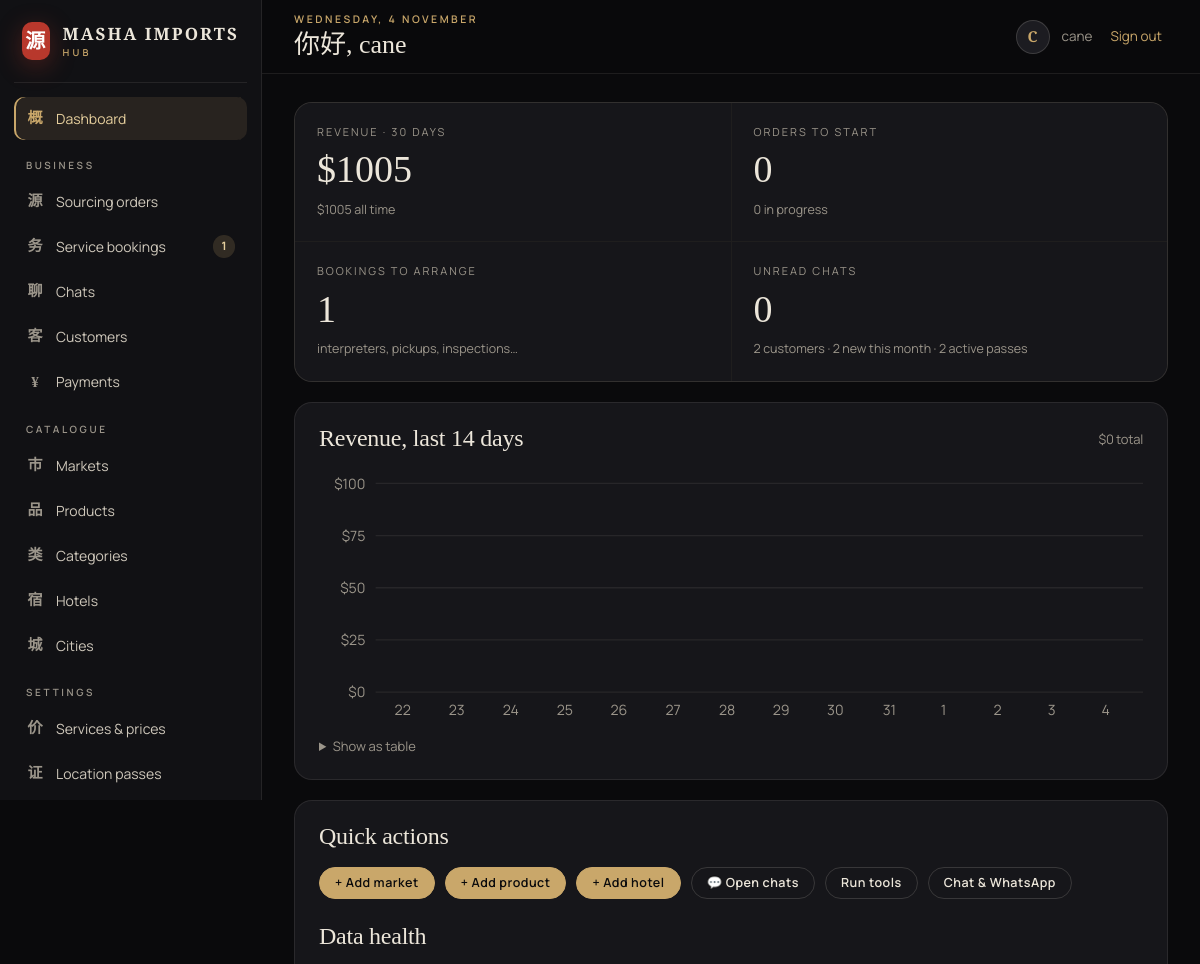
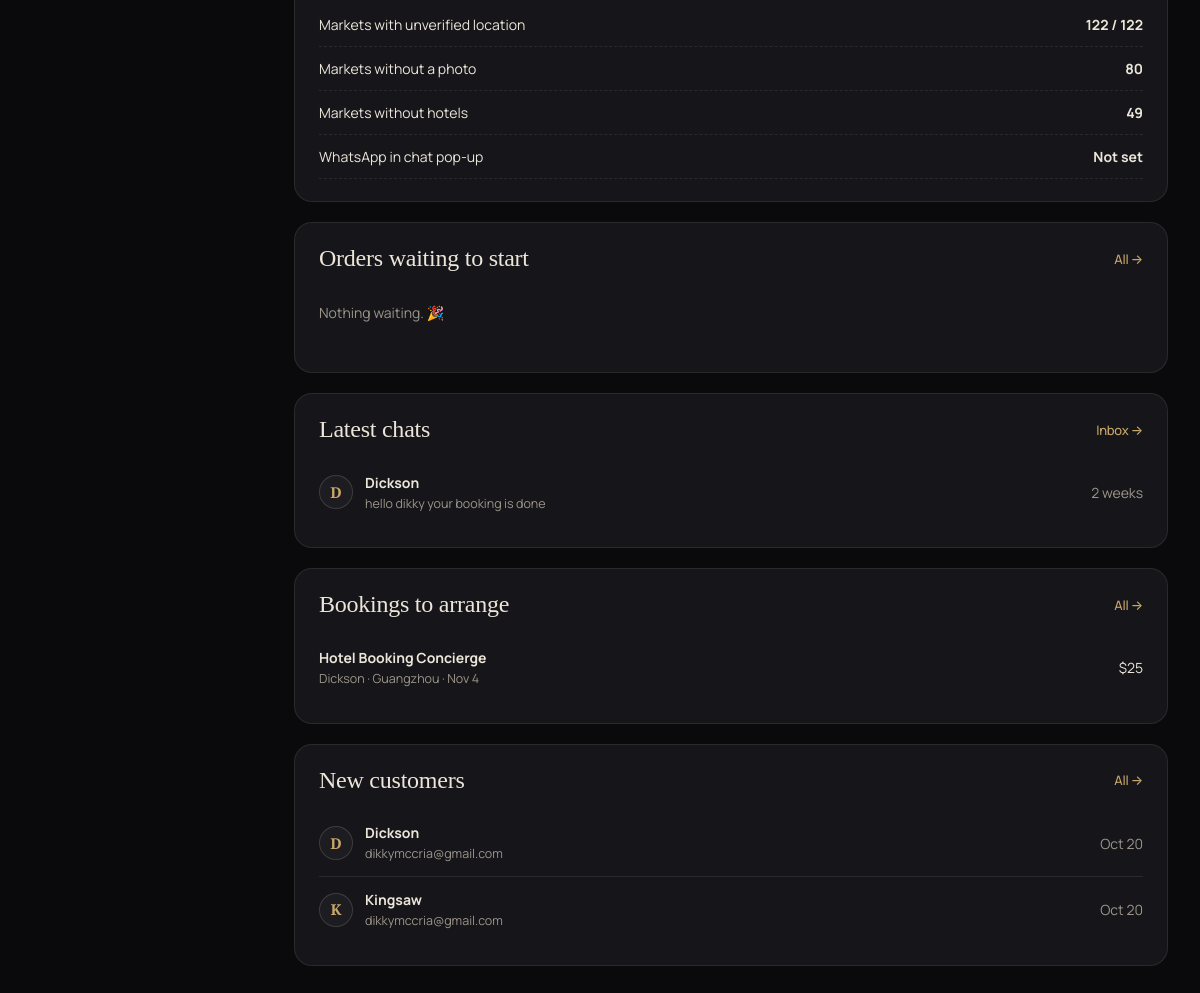
Screenshot of /hub/ (signed in) with the database file from the repository (2 pictures, top to bottom).
### support/models.py (models this page shows, shortened)
class Conversation(models.Model):
    customer = models.OneToOneField(settings.AUTH_USER_MODEL, on_delete=models.CASCADE, related_name="conversation")
    assigned_to = models.ForeignKey(
        settings.AUTH_USER_MODEL, on_delete=models.SET_NULL, null=True, blank=True, related_name="assigned_chats",
        limit_choices_to={"is_staff": True},
    )
    closed = models.BooleanField(default=False, help_text="Closed chats re-open automatically when the customer writes.")
    customer_unread = models.PositiveIntegerField(default=0)
    staff_unread = models.PositiveIntegerField(default=0)
    last_message_at = models.DateTimeField(null=True, blank=True, db_index=True)
    last_preview = models.CharField(max_length=140, blank=True)
    created = models.DateTimeField(auto_now_add=True)
    class Meta:
        ordering = ["-last_message_at"]
    @property
    def customer_name(self):
        return self.customer.get_full_name() or self.customer.username

### travel/models.py (models this page shows, shortened)
class ServiceOrder(models.Model):
    class Status(models.TextChoices):
        AWAITING_PAYMENT = "awaiting_payment", "Awaiting payment"
        CONFIRMED = "confirmed", "Paid · being arranged"
        SCHEDULED = "scheduled", "Scheduled"
        COMPLETED = "completed", "Completed"
        CANCELLED = "cancelled", "Cancelled"
    user = models.ForeignKey(settings.AUTH_USER_MODEL, on_delete=models.CASCADE, related_name="service_orders")
    service = models.ForeignKey(Service, on_delete=models.PROTECT)
    quantity = models.PositiveSmallIntegerField(default=1)
    city = models.ForeignKey(City, on_delete=models.SET_NULL, null=True, blank=True)
    market = models.ForeignKey("catalog.Market", on_delete=models.SET_NULL, null=True, blank=True)
    hotel = models.ForeignKey(Hotel, on_delete=models.SET_NULL, null=True, blank=True)
    date = models.DateField("date needed", null=True, blank=True)
    end_date = models.DateField(null=True, blank=True)
    guests = models.PositiveSmallIntegerField(default=1)
    phone = models.CharField("WhatsApp / phone", max_length=40)
    details = models.TextField(blank=True)
    amount = models.DecimalField(max_digits=9, decimal_places=2)
    status = models.CharField(max_length=20, choices=Status.choices, default=Status.AWAITING_PAYMENT)
    staff_notes = models.TextField(blank=True, help_text="Visible to the customer.")
    paid_at = models.DateTimeField(null=True, blank=True)
    created = models.DateTimeField(auto_now_add=True)
    class Meta:
        ordering = ["-created"]

class Service(models.Model):
    name = models.CharField(max_length=120)
    name_zh = models.CharField(max_length=20, blank=True, help_text="One or two characters used as the card's icon.")
    slug = models.SlugField(unique=True)
    summary = models.CharField(max_length=240)
    description = models.TextField(blank=True)
    price = models.DecimalField(max_digits=8, decimal_places=2)
    unit = models.CharField(max_length=30, default="per order", help_text="e.g. per day, per order, per trip")
    max_quantity = models.PositiveSmallIntegerField(default=1, help_text="Allow ordering several units (e.g. days).")
    order = models.PositiveIntegerField(default=0)
    active = models.BooleanField(default=True)
    class Meta:
        ordering = ["order", "name"]

class City(models.Model):
    name = models.CharField(max_length=80, unique=True)
    name_zh = models.CharField(max_length=40, blank=True)
    slug = models.SlugField(unique=True, blank=True)
    province = models.CharField(max_length=80, blank=True)
    latitude = models.DecimalField(max_digits=9, decimal_places=6, null=True, blank=True)
    longitude = models.DecimalField(max_digits=9, decimal_places=6, null=True, blank=True)
    trip_city_id = models.PositiveIntegerField(
        "Trip.com city id", null=True, blank=True, help_text="From trip.com/hotels/list?city=ID — improves hotel links."
    )
    class Meta:
        ordering = ["name"]
        verbose_name_plural = "cities"
    def __str__(self):
        return self.name

### hub/views.py (the view)
# urls.py: path("", views.dashboard, name="dashboard"),
@staff_required
def dashboard(request):
    now = timezone.now()
    paid = Payment.objects.filter(status=Payment.Status.PAID)
    since30 = now - timedelta(days=30)
    start = timezone.localdate() - timedelta(days=13)  # site time zone, matching TruncDate below
    rows = (paid.filter(paid_at__date__gte=start).annotate(day=TruncDate("paid_at"))
            .values("day").annotate(total=Sum("amount")))
    by_day = {r["day"]: r["total"] for r in rows}
    days = [start + timedelta(days=i) for i in range(14)]
    values = [float(by_day.get(d, 0) or 0) for d in days]
    chart = _bar_chart(days, values)
    queued = SourcingRequest.objects.filter(status=SourcingRequest.Status.PAID).select_related("user")
    return render(request, "hub/dashboard.html", {
        "kpi": {
            "revenue30": paid.filter(paid_at__gte=since30).aggregate(t=Sum("amount"))["t"] or 0,
            "revenue_all": paid.aggregate(t=Sum("amount"))["t"] or 0,
            "orders_queued": queued.count(),
            "orders_active": SourcingRequest.objects.filter(status__in=["sourcing", "quoted", "shipping"]).count(),
            "services_open": ServiceOrder.objects.filter(status="confirmed").count(),
            "passes": Subscription.objects.filter(starts_at__lte=now, expires_at__gt=now).count(),
            "customers": User.objects.filter(is_staff=False).count(),
            "customers_new": User.objects.filter(is_staff=False, date_joined__gte=since30).count(),
            "chats_unread": Conversation.objects.aggregate(t=Sum("staff_unread"))["t"] or 0,
        },
        "chart": chart,
        "queued": queued[:6],
        "services": ServiceOrder.objects.filter(status="confirmed").select_related("user", "service", "city")[:6],
        "chats": Conversation.objects.exclude(last_message_at=None).select_related("customer")[:6],
        "signups": User.objects.filter(is_staff=False).order_by("-date_joined")[:6],
        "health": {
            "unverified": Market.objects.filter(location_verified=False).count(),
            "nophoto": Market.objects.filter(image="", image_url="").count(),
            "nohotels": Market.objects.filter(hotels=None).count(),
            "markets": Market.objects.count(),
        },
        "jobs": JobRun.objects.select_related("started_by")[:4],
        "site": SiteSettings.load(),
    })

### templates/hub/dashboard.html (shortened to what this page needs)
{% extends "hub/base.html" %}
{% block heading %}<small>{% now "l, j F" %}</small>你好, {{ user.first_name|default:user.username }}{% endblock %}
{% block content %}
<div class="hub-kpis">
  <div class="hub-kpi"><span>Revenue · 30 days</span><b>${{ kpi.revenue30|floatformat:0 }}</b><small>${{ kpi.revenue_all|floatformat:0 }} all time</small></div>
  <div class="hub-kpi"><a href="{% url 'hub:orders' %}?status=paid"><span>Orders to start</span><b>{{ kpi.orders_queued }}</b><small>{{ kpi.orders_active }} in progress</small></a></div>
  <div class="hub-kpi"><a href="{% url 'hub:service_orders' %}?status=confirmed"><span>Bookings to arrange</span><b>{{ kpi.services_open }}</b><small>interpreters, pickups, inspections…</small></a></div>
  <div class="hub-kpi"><a href="{% url 'support:inbox' %}"><span>Unread chats</span><b{% if kpi.chats_unread %} style="color:#f2b8a0"{% endif %}>{{ kpi.chats_unread }}</b><small>{{ kpi.customers }} customer{{ kpi.customers|pluralize }} · {{ kpi.customers_new }} new this month · {{ kpi.passes }} active pass{{ kpi.passes|pluralize:"es" }}</small></a></div>
</div>
<div class="hub-grid two">
  <section class="hub-card hub-chart">
    <h2>Revenue, last 14 days <span class="hub-muted" style="font:400 13px var(--sans)">${{ chart.total|floatformat:0 }} total</span></h2>
    <svg viewBox="0 0 {{ chart.w }} {{ chart.h }}" role="img" aria-label="Revenue per day for the last 14 days, ${{ chart.total|floatformat:0 }} in total">
      <g class="grid">{% for t in chart.ticks %}<line x1="{{ chart.pad_l }}" x2="{{ chart.w }}" y1="{{ t.y }}" y2="{{ t.y }}"/><text x="{{ chart.pad_l|add:'-8' }}" y="{{ t.y }}" dy="4" text-anchor="end">{{ t.label }}</text>{% endfor %}</g>
      {% for b in chart.bars %}
        <g class="col" data-label="{{ b.label }}" data-value="{{ b.value|floatformat:2 }}">
          <rect class="hit" x="{{ b.hit_x }}" y="{{ chart.plot_top }}" width="{{ b.hit_w }}" height="{{ chart.plot_h }}"/>
          {% if b.path %}<path class="bar" d="{{ b.path }}"/>{% endif %}
          <text class="xl" x="{{ b.cx }}" y="{{ chart.label_y }}" text-anchor="middle">{{ b.short }}</text>
        </g>
      {% endfor %}
    </svg>
    <details><summary>Show as table</summary>
    </details>
  </section>
  <section class="hub-card">
    <h2>Quick actions</h2>
    <div class="hub-actions">
      <a class="btn btn-sm" href="{% url 'hub:resource_add' 'markets' %}">+ Add market</a>
      <a class="btn btn-sm" href="{% url 'hub:resource_add' 'products' %}">+ Add product</a>
      <a class="btn btn-sm" href="{% url 'hub:resource_add' 'hotels' %}">+ Add hotel</a>
      <a class="btn btn-ghost btn-sm" href="{% url 'support:inbox' %}">💬 Open chats</a>
      <a class="btn btn-ghost btn-sm" href="{% url 'hub:tools' %}">Run tools</a>
      <a class="btn btn-ghost btn-sm" href="{% url 'hub:settings' %}">Chat &amp; WhatsApp</a>
    </div>
    <h2 style="margin-top:24px">Data health</h2>
    <div class="hub-health">
      <a href="{% url 'hub:resource_list' 'markets' %}?f=unverified"><span>Markets with unverified location</span><b>{{ health.unverified }} / {{ health.markets }}</b></a>
      <a href="{% url 'hub:resource_list' 'markets' %}?f=nophoto"><span>Markets without a photo</span><b>{{ health.nophoto }}</b></a>
      <a href="{% url 'hub:resource_list' 'markets' %}?f=nohotels"><span>Markets without hotels</span><b>{{ health.nohotels }}</b></a>
      <a href="{% url 'hub:settings' %}"><span>WhatsApp in chat pop-up</span><b>{% if site.whatsapp_url and site.show_whatsapp %}On{% else %}Not set{% endif %}</b></a>
    </div>
  </section>
</div>
<div class="hub-grid half" style="margin-top:20px">
  <section class="hub-card">
    <h2>Orders waiting to start <a href="{% url 'hub:orders' %}?status=paid">All →</a></h2>
    {% for o in queued %}
      <a class="hub-list-item" href="{% url 'hub:order_detail' o.reference %}"><span class="hub-pill gold">{{ o.reference }}</span><span class="grow"><b>{{ o.title }}</b><small>{{ o.user.get_full_name|default:o.user.username }} · {{ o.quantity }} → {{ o.destination }}</small></span><span class="hub-muted">{{ o.paid_at|timesince }} ago</span></a>
    {% empty %}<p class="hub-empty">Nothing waiting. 🎉</p>{% endfor %}
  </section>
  <section class="hub-card">
    <h2>Latest chats <a href="{% url 'support:inbox' %}">Inbox →</a></h2>
    {% for c in chats %}
      <a class="hub-list-item" href="{% url 'support:inbox_thread' c.pk %}"><span class="hub-avatar">{{ c.customer_name|slice:":1"|upper }}</span><span class="grow"><b>{{ c.customer_name }}</b><small>{{ c.last_preview }}</small></span>{% if c.staff_unread %}<span class="hub-pill bad">{{ c.staff_unread }} new</span>{% else %}<span class="hub-muted">{{ c.last_message_at|timesince }}</span>{% endif %}</a>
    {% empty %}<p class="hub-empty">No chats yet.</p>{% endfor %}
  </section>
  <section class="hub-card">
    <h2>Bookings to arrange <a href="{% url 'hub:service_orders' %}?status=confirmed">All →</a></h2>
    {% for s in services %}
      <a class="hub-list-item" href="{% url 'hub:service_order_detail' s.pk %}"><span class="grow"><b>{{ s.service.name }}{% if s.quantity > 1 %} × {{ s.quantity }}{% endif %}</b><small>{{ s.user.get_full_name|default:s.user.username }} · {{ s.city|default:"" }} · {{ s.date|date:"M j" }}</small></span><span>${{ s.amount|floatformat:0 }}</span></a>
    {% empty %}<p class="hub-empty">No bookings waiting.</p>{% endfor %}
  </section>
  <section class="hub-card">
    <h2>New customers <a href="{% url 'hub:customers' %}">All →</a></h2>
    {% for u in signups %}
      <a class="hub-list-item" href="{% url 'hub:customer_detail' u.pk %}"><span class="hub-avatar">{{ u.first_name|default:u.username|slice:":1"|upper }}</span><span class="grow"><b>{{ u.get_full_name|default:u.username }}</b><small>{{ u.email }}</small></span><span class="hub-muted">{{ u.date_joined|date:"M j" }}</span></a>
    {% empty %}<p class="hub-empty">No customers yet.</p>{% endfor %}
  </section>
</div>
{% endblock %}

### templates/hub/base.html (shortened to what this page needs)
{% load static %}<!doctype html>
<html lang="en">
<head>
  <link rel="stylesheet" href="{% static 'css/site.css' %}">
  <link rel="stylesheet" href="{% static 'support/chat.css' %}">
  <link rel="stylesheet" href="{% static 'hub/hub.css' %}">
</head>
<body class="hub-body">
{% with url=request.resolver_match.url_name key=request.resolver_match.kwargs.key %}
<aside class="hub-side" id="hub-side">
  <a href="{% url 'hub:dashboard' %}" class="hub-brand"><span class="brand-seal">源</span><span>{{ SITE_NAME }}<small>Hub</small></span></a>
  <nav>
    <a href="{% url 'hub:dashboard' %}" class="{% if url == 'dashboard' %}on{% endif %}"><i>概</i>Dashboard</a>
    <span class="hub-nav-h">Business</span>
    <a href="{% url 'hub:orders' %}" class="{% if 'order' in url and 'service' not in url %}on{% endif %}"><i>源</i>Sourcing orders{% if hub_counts.orders %}<b>{{ hub_counts.orders }}</b>{% endif %}</a>
    <a href="{% url 'hub:service_orders' %}" class="{% if 'service_order' in url %}on{% endif %}"><i>务</i>Service bookings{% if hub_counts.services %}<b>{{ hub_counts.services }}</b>{% endif %}</a>
    <a href="{% url 'support:inbox' %}" class="{% if 'inbox' in url %}on{% endif %}"><i>聊</i>Chats{% if hub_counts.chats %}<b class="red">{{ hub_counts.chats }}</b>{% endif %}</a>
    <a href="{% url 'hub:customers' %}" class="{% if 'customer' in url %}on{% endif %}"><i>客</i>Customers</a>
    <a href="{% url 'hub:payments' %}" class="{% if url == 'payments' %}on{% endif %}"><i>¥</i>Payments</a>
    <span class="hub-nav-h">Catalogue</span>
    <a href="{% url 'hub:resource_list' 'markets' %}" class="{% if key == 'markets' %}on{% endif %}"><i>市</i>Markets</a>
    <a href="{% url 'hub:resource_list' 'products' %}" class="{% if key == 'products' %}on{% endif %}"><i>品</i>Products</a>
    <a href="{% url 'hub:resource_list' 'categories' %}" class="{% if key == 'categories' %}on{% endif %}"><i>类</i>Categories</a>
    <a href="{% url 'hub:resource_list' 'hotels' %}" class="{% if key == 'hotels' %}on{% endif %}"><i>宿</i>Hotels</a>
    <a href="{% url 'hub:resource_list' 'cities' %}" class="{% if key == 'cities' %}on{% endif %}"><i>城</i>Cities</a>
    <span class="hub-nav-h">Settings</span>
    <a href="{% url 'hub:resource_list' 'services' %}" class="{% if key == 'services' %}on{% endif %}"><i>价</i>Services &amp; prices</a>
    <a href="{% url 'hub:resource_list' 'plans' %}" class="{% if key == 'plans' %}on{% endif %}"><i>证</i>Location passes</a>
    <a href="{% url 'hub:settings' %}" class="{% if url == 'settings' %}on{% endif %}"><i>设</i>Chat &amp; WhatsApp</a>
  </nav>
</aside>
{% endwith %}
<div class="hub-main">
  <header class="hub-top">
    <div class="hub-title">{% block heading %}{% endblock %}</div>
    <div class="hub-user">
      <span class="hub-avatar">{{ user.first_name|default:user.username|slice:":1"|upper }}</span>
      <span class="hub-user-name">{{ user.get_full_name|default:user.username }}</span>
      <form method="post" action="{% url 'accounts:logout' %}">{% csrf_token %}<button class="link" style="background:none;border:0;font:inherit;cursor:pointer">Sign out</button></form>
    </div>
  </header>
  <main class="hub-content">{% block content %}{% endblock %}</main>
</div>
</body>
</html>

### rows the page displays
Conversation: customer_name "D", customer_name "Dickson", last_preview "hello dikky your booking is done", last_message_at "2 weeks"
ServiceOrder: service.name "Hotel Booking Concierge", user.get_full_name "Dickson", city "Guangzhou", date "Nov 4", amount "25"

### other values shown
{{ SITE_NAME }} "MASHA IMPORTS"
{{ hub_counts.services }} "1"
{{ user.first_name|default:user.username }} "cane"
{{ user.first_name|default:user.username|slice:":1"|upper }} "C"
{{ user.get_full_name|default:user.username }} "cane"
{{ kpi.revenue30|floatformat:0 }} "1005"
{{ kpi.revenue_all|floatformat:0 }} "1005"
{{ kpi.orders_queued }} "0"
{{ kpi.orders_active }} "0"
{{ kpi.services_open }} "1"
{{ kpi.chats_unread }} "0"
{{ kpi.customers }} "2"
{{ kpi.customers_new }} "2"
{{ kpi.passes }} "2"
{{ chart.total|floatformat:0 }} "0"
